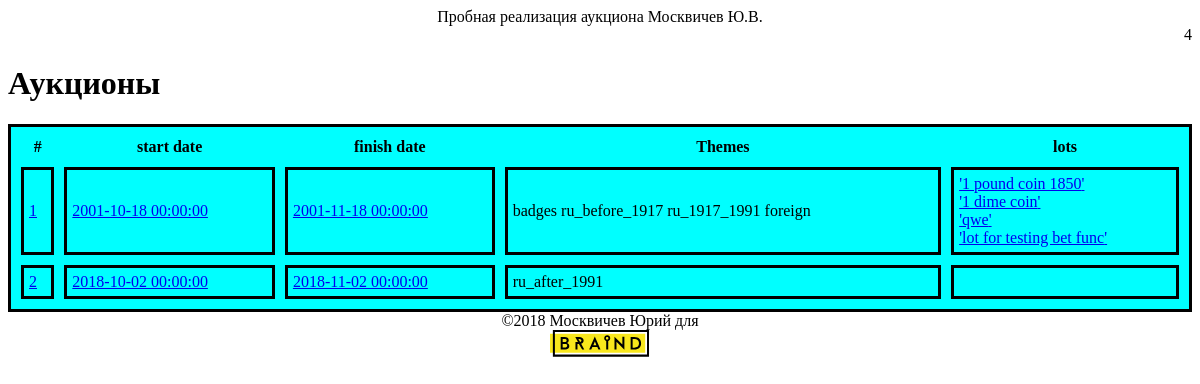
/ (signed in), run on the app's committed database.
### tables this page shows
CREATE TABLE `auctions` (
  `id` int(11) NOT NULL AUTO_INCREMENT,
  `Date_Start` datetime NOT NULL,
  `Date_Finish` datetime NOT NULL,
  PRIMARY KEY (`id`)
);

CREATE TABLE `themes_for_auction` (
  `auction_id` int(11) NOT NULL,
  `theme_id` int(11) NOT NULL,
  PRIMARY KEY (`auction_id`,`theme_id`),
  KEY `fk_themes_for_auction_2_idx` (`theme_id`),
  CONSTRAINT `fk_themes_for_auction_1` FOREIGN KEY (`auction_id`) REFERENCES `auctions` (`id`) ON DELETE NO ACTION ON UPDATE NO ACTION,
  CONSTRAINT `fk_themes_for_auction_2` FOREIGN KEY (`theme_id`) REFERENCES `Themes` (`theme_id`) ON DELETE NO ACTION ON UPDATE NO ACTION
);

CREATE TABLE `Themes` (
  `theme_id` int(11) NOT NULL AUTO_INCREMENT,
  `Theme_Name` varchar(256) NOT NULL,
  PRIMARY KEY (`theme_id`)
);

CREATE TABLE `lots` (
  `id_lot` int(11) NOT NULL AUTO_INCREMENT,
  `lot_Date_Finish` datetime NOT NULL,
  `lot_name` varchar(45) NOT NULL,
  `lot_description` varchar(256) NOT NULL,
  `lot_min_price` decimal(15,2) NOT NULL,
  `auction_id` int(11) NOT NULL,
  `lot_next_bet` decimal(15,2) NOT NULL,
  `lot_hidden_bet` decimal(15,2) NOT NULL,
  `lot_current_leader` int(11) DEFAULT NULL,
  `lot_last_bet` varchar(45) DEFAULT NULL,
  PRIMARY KEY (`id_lot`),
  KEY `fk_lot_auction_idx` (`auction_id`),
  KEY `fk_lots_1_idx` (`lot_current_leader`),
  CONSTRAINT `fk_lot_auction` FOREIGN KEY (`auction_id`) REFERENCES `auctions` (`id`) ON DELETE NO ACTION ON UPDATE NO ACTION,
  CONSTRAINT `fk_lots_1` FOREIGN KEY (`lot_current_leader`) REFERENCES `users` (`id_user`) ON DELETE NO ACTION ON UPDATE NO ACTION
);

### index.php (called while the page is built)
<?php
    require_once("database.php");
    require_once("models/auction.php");
    $link = db_connect();
    $auctions = auction_all($link);
    include ("views/auctions.php");
 ?>

### models/auction.php (called while the page is built, shortened)
<?php
    function auction_all($link){
        $query = "SELECT * FROM auctions ORDER BY id ";
        $result = mysqli_query($link, $query);
        $n = mysqli_num_rows ($result);
        $auctions = array();
        for ($i = 0; $i < $n; $i++){
            $row = mysqli_fetch_assoc($result);
            $auctions[] = $row;
        }
        return $auctions;
    }
    function get_auction_themes($link, $id){
        $query = "SELECT * FROM themes_for_auction
                    INNER JOIN Themes on Themes.theme_id = themes_for_auction.theme_id
                    where auction_id = ".$id ;
        $result = mysqli_query($link, $query);
        $n = mysqli_num_rows ($result);
        $themes = array();
        for ($i = 0; $i < $n; $i++){
            $row = mysqli_fetch_assoc($result);
            $themes[] = $row;
        }
        return $themes;
    }
    function get_auction_lots($link, $id){
        $query = "SELECT * FROM lots WHERE auction_id = ".$id ;
        $result = mysqli_query($link, $query);
        $n = mysqli_num_rows ($result);
        $lots = array();
        for ($i = 0; $i < $n; $i++){
            $row = mysqli_fetch_assoc($result);
            $lots[] = $row;
        }
        return $lots;
    }
?>

### views/auctions.php (the view, shortened to what this page needs)
<!DOCTYPE html>
<html>
    <head>
        <link rel="stylesheet" href="style.css" />
    </head>
    <body>
        <?php include('views/header.php'); ?>
        <div>
                <h1>Аукционы</h1>
        </div>
        <div>
            <table class="table_auction">
                <tr>
                    <th>#</th>
                    <th>start date</th>
                    <th>finish date</th>
                    <th>Themes</th>
                    <th>lots</th>
                </tr>
                <?php foreach($auctions as $a): ?>
                <tr>
                    <td><a href="auction.php/?id=<?=$a['id']?>"><?=$a['id']?></a></td>
                    <td><a href="auction.php/?id=<?=$a['id']?>"><?=$a['Date_Start']?></a></td>
                    <td><a href="auction.php/?id=<?=$a['id']?>"><?=$a['Date_Finish']?></a></td>
                    <td>
                        <?php foreach($themes=get_auction_themes($link, $a['id']) as $t): ?>
                            <?=$t['Theme_Name']?>
                        <?php endforeach ?>
                    </td>
                    <td><?php foreach($lots=get_auction_lots($link, $a['id']) as $lot): ?>
                        <a href="lot.php/?id=<?=$lot['id_lot']?>">'<?=$lot['lot_description']?>'</a><br/>
                        <?php endforeach ?>
                    </td>
                </tr>
                <?php endforeach ?>
            </table>
        </div>
        <?php include('views/footer.php'); ?>
    </body>
</html>

### style.css (style rules this page uses)
.table_auction { width: 100%; background-color: aqua; border: 3px solid black; border-color: black; border-collapse: none; border-spacing: 10px; }
td { border: 3px solid black; padding: 5px; }

### data on the page
auctions: id "1", Date_Start "2001-10-18 00:00:00", Date_Finish "2001-11-18 00:00:00"
themes_for_auction: theme.Theme_Name "badges"
themes_for_auction: theme.Theme_Name "ru_before_1917"
themes_for_auction: theme.Theme_Name "ru_1917_1991"
themes_for_auction: theme.Theme_Name "foreign"
lots: lot_description "1 pound coin 1850"
lots: lot_description "1 dime coin"
lots: lot_description "qwe"
lots: lot_description "lot for testing bet func"
auctions: id "2", Date_Start "2018-10-02 00:00:00", Date_Finish "2018-11-02 00:00:00"
themes_for_auction: theme.Theme_Name "ru_after_1991"

### other printed values
$_COOKIE['id'] "4"
